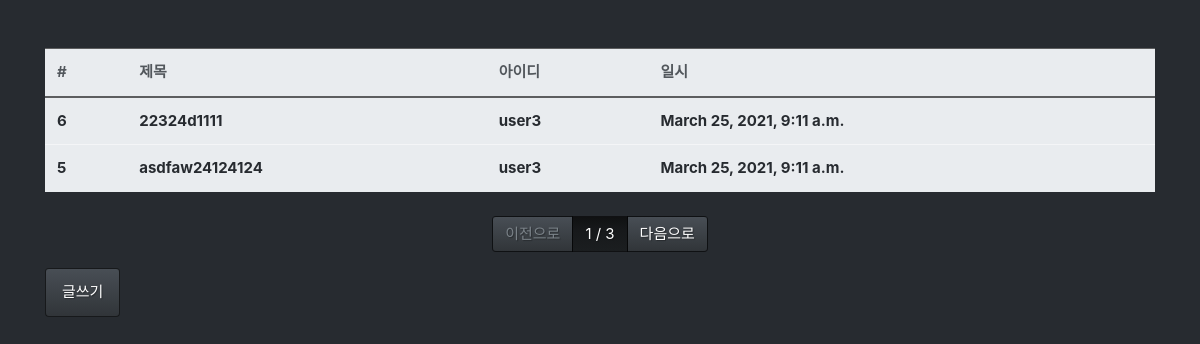
Before: /board/list/ with the older database file.
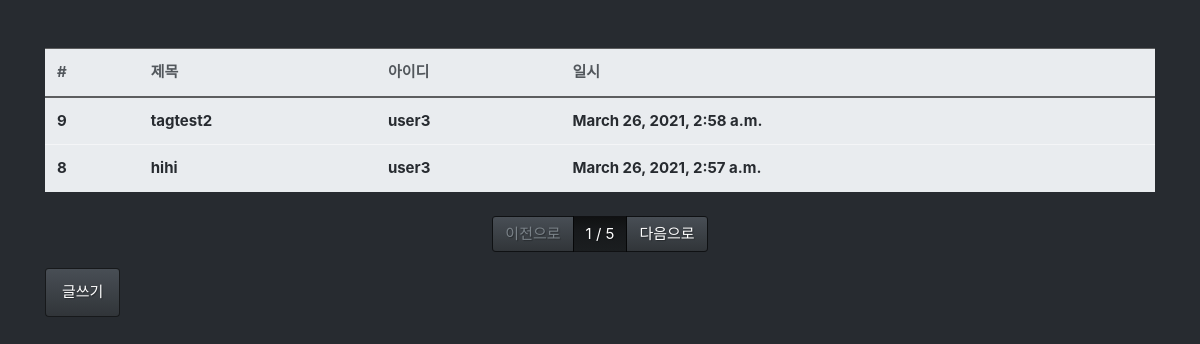
After: the same page with the newer database file.
### board/models.py (models this page shows, shortened)
class Board(models.Model):
    title = models.CharField(max_length=128, verbose_name='제목')
    contents = models.TextField(verbose_name='내용')
    writer = models.ForeignKey('users.Users', on_delete=models.CASCADE, verbose_name='작성자')  # 1:n
    tags = models.ManyToManyField('tag.Tag', verbose_name='태그')
    registered_dttm = models.DateTimeField(auto_now_add=True, verbose_name='등록일')
    class Meta:
        db_table = 'boards'
        verbose_name = '게시글'
        verbose_name_plural = 'Django 게시글'

### users/models.py (models this page shows)
class Users(models.Model):
    user_name = models.CharField(max_length=64, verbose_name="사용자명")
    email = models.EmailField(max_length=128, verbose_name="이메일")
    password = models.CharField(max_length=64, verbose_name="비밀번호")
    registered_date_time = models.DateTimeField(auto_now_add=True, verbose_name="등록시간")
    def __str__(self):
        return self.user_name
    class Meta:
        db_table = 'board_users'
        verbose_name = "사용자"
        verbose_name_plural = "사용자"

### board/views.py (the view)
# urls.py: path('list/', views.board_list),
def board_list(request):
    all_boards = Board.objects.all().order_by('-id')
    page = int(request.GET.get('p', 1))
    paginator = Paginator(all_boards, 2)
    boards = paginator.get_page(page)
    return render(request, 'board_list.html', {'boards': boards})

### board/templates/board_list.html
{% extends "base.html" %}
{% block contents %}
<div class="row mt-5">
    <div class="col-12">
        <table class="table table-light">
            <thead class="thead-light">
            <tr>
                <th>#</th>
                <th>제목</th>
                <th>아이디</th>
                <th>일시</th>
            </tr>
            </thead>
            <tbody class="text-dark">
            {% for board in boards %}
            <tr onclick="location.href='/board/detail/{{board.id}}/'">
                <th>{{board.id}}</th>
                <th>{{board.title}}</th>
                <th>{{board.writer}}</th>
                <th>{{board.registered_dttm}}</th>
            </tr>
            {% endfor %}
            </tbody>
        </table>
    </div>
</div>
<div class="row mt-2">
    <div class="col-12">
        <nav>
            <ul class="pagination justify-content-center">
                {% if boards.has_previous %}
                <li class="page-item">
                    <a class="page-link" href="?p={{ boards.previous_page_number }}">이전으로</a>
                </li>
                {% else %}
                <li class="page-item disabled">
                    <a class="page-link" href="#">이전으로</a>
                </li>
                {% endif %}
                <li class="page-item active">
                    <a class="page-link" href="#">{{boards.number}} / {{boards.paginator.num_pages}}</a>
                </li>
                {% if boards.has_next %}
                <li class="page-item">
                    <a class="page-link" href="?p={{ boards.next_page_number }}">다음으로</a>
                </li>
                {% else %}
                <li class="page-item disabled">
                    <a class="page-link" href="#">다음으로</a>
                </li>
                {% endif %}
            </ul>
        </nav>
    </div>
</div>
<div class="row">
    <div class="col-12">
        <button class="btn btn-primary" onclick="location.href='/board/write'">글쓰기</button>
    </div>
</div>
{% endblock %}

### board/templates/base.html (shortened to what this page needs)
<!DOCTYPE html>
<html lang="en">
<head>
    <link rel="stylesheet" href="/static/bootstrap.min.css"/>
</head>
<body>
<div class="container">
    {% block contents %}
    {% endblock %}
</div>
</body>
</html>

Changed rows visible on the page:
no longer on this page (row unchanged): Board: id "6", title "22324d1111", writer "user3", registered_dttm "March 25, 2021, 9:11 a.m."
no longer on this page (row unchanged): Board: id "5", title "asdfaw24124124", writer "user3", registered_dttm "March 25, 2021, 9:11 a.m."
added Board: id "9", title "tagtest2", writer "user3", registered_dttm "March 26, 2021, 2:58 a.m."
added Board: id "8", title "hihi", writer "user3", registered_dttm "March 26, 2021, 2:57 a.m."
Other visible differences:
{{ boards.paginator.num_pages }}: "3" → "5"
